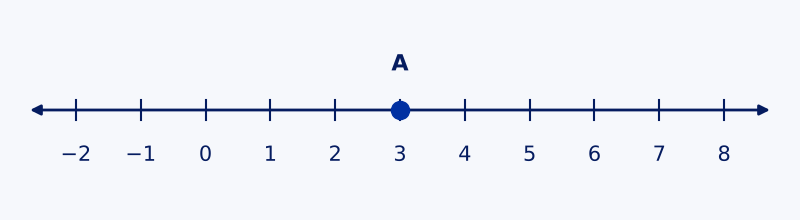

This chart was generated by the following Python code:
"""Teşhis DIAG-2026.1-15 şekli: -2 ile 8 arası sayı doğrusu, A noktası 3. seed=2026; deterministik.

Çalıştırma: python sayi-dogrusu-15.py [çıktı.png]  (varsayılan: bu dosyanın yanındaki sayi-dogrusu-15.png)
"""

import sys
from pathlib import Path

import matplotlib

matplotlib.use("Agg")
import matplotlib.pyplot as plt  # noqa: E402
import numpy as np  # noqa: E402

SEED = 2026
PAPER, NAVY, PRIMARY = "#f6f8fc", "#051c60", "#0030a2"
LO, HI, POINT = -2, 8, 3


def build():
    np.random.seed(SEED)
    plt.rcParams.update({"font.family": "DejaVu Sans", "font.size": 15})
    fig = plt.figure(figsize=(8.0, 2.2), dpi=100, facecolor=PAPER)
    ax = fig.add_axes((0.03, 0.05, 0.94, 0.9))
    ax.set_xlim(LO - 0.8, HI + 0.8)
    ax.set_ylim(-1.2, 1.2)
    ax.axis("off")
    ax.annotate("", xy=(HI + 0.75, 0), xytext=(LO - 0.75, 0), arrowprops={"arrowstyle": "<|-|>", "color": NAVY, "lw": 2})
    for n in range(LO, HI + 1):
        ax.plot([n, n], [-0.12, 0.12], color=NAVY, lw=1.5)
        ax.text(n, -0.55, str(n).replace("-", "−"), ha="center", va="center", color=NAVY, fontsize=15)
    ax.plot([POINT], [0], marker="o", markersize=13, color=PRIMARY, zorder=5)
    ax.text(POINT, 0.55, "A", ha="center", va="center", color=NAVY, fontsize=16, fontweight="bold")
    return fig


if __name__ == "__main__":
    out = Path(sys.argv[1]) if len(sys.argv) > 1 else Path(__file__).with_suffix(".png")
    build().savefig(out, dpi=100, facecolor=PAPER, metadata={"Software": None})
